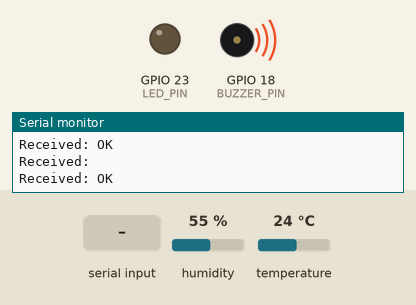
Recording of a sketch running on a simulated ESP32. Parts: output pins drawn as LEDs (lit = HIGH), buzzer (waves = sounding, pin HIGH), the last lines printed to the serial monitor. The inputs (shaded band) are chosen by the test bench; at power-on: humidity 55 %, temperature 24 °C. The modem accepts every AT command (registered, SIM ready, sends succeed) and sends nothing else; pins used as bus, display or sensor lines are not drawn.

Above: at 10.2 s.
10.3 s: "OK+RECV\n" received over the second serial link
At 11.4 s:
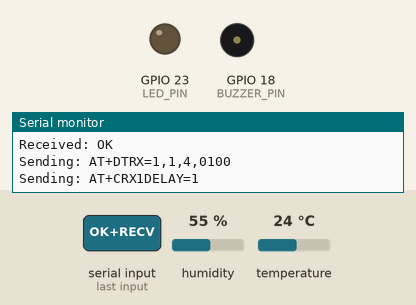
12.2 s: "OK+RECV:02,00,00\n" received over the second serial link
14.3 s: "90,45\n" received over the second serial link
Timing chart, 0 to 17.3 s (numbered marks = the images above; inputs shaded):
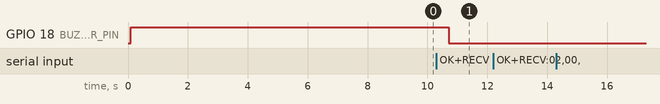

The sketch:

ESP32_RA08H.ino
```cpp
#include <Arduino.h>
#include <HardwareSerial.h>
#include <DHT.h>

// Function prototypes
void sendATCommand(const char* command);
void resetRa08H();
void receiveCommand(float temperature);
void sendTemperatureHumidityData(float temperature, float humidity);
void sendOtherData(int LED);
void processReceivedData(String data, float temperature);

// Define constants
#define RXD2 16
#define TXD2 17
#define RST_PIN 5   // GPIO pin connected to RST pin of Ra-08H
#define LED_PIN 23  // GPIO pin connected to the LED
#define BUZZER_PIN 18 // GPIO pin connected to the Buzzer

// Global variables
HardwareSerial mySerial(2);  // Use UART2
bool newDataAvailable = false; // Flag to indicate new data received
int counter = 0;               // Counter to track intervals
DHT dht;

void setup() {
  pinMode(RST_PIN, OUTPUT);
  dht.setup(4); // data pin 4
  digitalWrite(RST_PIN, HIGH);  // Ensure RST pin starts in HIGH state
  delay(100);  // Optional delay for stabilization

  // Initialize the built-in serial port for debugging
  Serial.begin(9600);
  while (!Serial) {
    ; // Wait for Serial to initialize
  }
  Serial.println("ESP32 started");

  // Initialize the LED pin as an output
  pinMode(LED_PIN, OUTPUT);
  digitalWrite(LED_PIN, LOW);  // Ensure LED starts in the OFF state

  // Initialize the Buzzer pin as an output
  pinMode(BUZZER_PIN, OUTPUT);
  digitalWrite(BUZZER_PIN, HIGH);  // Ensure Buzzer starts in the OFF state

  // Initialize UART2 for communication with the Ra-08H module
  mySerial.begin(9600, SERIAL_8N1, RXD2, TXD2);
  Serial.println("HardwareSerial started on UART2 at 9600 baud rate");

  // Send initial AT commands to configure the Ra-08H module
  sendATCommand("AT+CJOINMODE=1\r\n");
  delay(500);
  sendATCommand("AT+CDEVADDR=260B113D\r\n");
  delay(500);
  sendATCommand("AT+CAPPSKEY=81AC8EC2855479A5C7AD487A3458BF7A\r\n");
  delay(500);
  sendATCommand("AT+CNWKSKEY=9B6F9061A32A336442733D6DF9E6ED04\r\n");
  delay(500);
  sendATCommand("AT+CFREQBANDMASK=0003\r\n");
  delay(500);
  sendATCommand("AT+CULDLMODE?\r\n");
  delay(500);
  sendATCommand("AT+CULDLMODE=2\r\n");
  delay(500);
  sendATCommand("AT+CWORKMODE=2\r\n");
  delay(500);
  sendATCommand("AT+CCLASS=0\r\n");
  delay(500);
  sendATCommand("AT+CBL=?\r\n");
  delay(500);
  sendATCommand("AT+CBL?\r\n");
  delay(500);
  sendATCommand("AT+CSTATUS=?\r\n");
  delay(500);
  sendATCommand("AT+CSTATUS?\r\n");
  delay(500);
  sendATCommand("AT+CJOIN=1,1,8,8\r\n");
  delay(500);
  resetRa08H();
}

void loop() {
  sendATCommand("AT+CRX1DELAY=1\r\n");
  float humidity = dht.getHumidity();
  float temperature = dht.getTemperature();

  // Check for incoming data from the Ra-08H (UART2)
  receiveCommand(temperature);

  // Increment counter every second
  delay(500);
  counter++;
  // Send data every 10 seconds
  if (counter >= 20) {
    delay(dht.getMinimumSamplingPeriod());
    Serial.print(dht.getStatusString());
    Serial.print("\t");
    Serial.print(humidity, 1);
    Serial.print("\t\t");
    Serial.print(temperature, 1);
    Serial.print("\t\t");
    Serial.println(dht.toFahrenheit(temperature), 1);
    sendTemperatureHumidityData(temperature, humidity);
    // Reset counter
    counter = 0;
  }
  // Print LED status
  if (digitalRead(LED_PIN) == HIGH) {
    sendOtherData(1);
  } else {
    sendOtherData(0);
  }
}

void sendTemperatureHumidityData(float temperature, float humidity) {
  // Convert to integers
  float temp_int = temperature * 100;
  float hum_int = humidity * 100;

  // Build the payload with identifier 0
  char payload[19];
  sprintf(payload, "00%04X%04X", (unsigned int)temp_int, (unsigned int)hum_int); // Convert to hex string

  // Send the payload using AT+DTRX command
  char command[50];
  sprintf(command, "AT+DTRX=0,2,%d,%s\r\n", 9, payload); // Payload length is 9 bytes

  sendATCommand(command);
}

void sendOtherData(int LED) {
  // Example other data
  const char* other_data = ""; // Example data

  // Build the payload with identifier 1
  char payload[5];
  sprintf(payload, "01%02X", LED); // Convert to hex string

  // Send the payload using AT+DTRX command
  char command[50];
  sprintf(command, "AT+DTRX=1,1,%d,%s\r\n", 4, payload); // Payload length is 1 byte

  sendATCommand(command);
}

void resetRa08H() {
  digitalWrite(RST_PIN, LOW);  // Set RST pin LOW to reset Ra-08H
  delay(500);  // Hold LOW for a short period (adjust as needed)
  digitalWrite(RST_PIN, HIGH);   // Set RST pin HIGH to release reset
}

void sendATCommand(const char* command) {
  Serial.print("Sending: ");
  Serial.println(command);
  mySerial.print(command);
  delay(100); // Wait for the command to be sent
}

void receiveCommand(float temperature) {
  // Check for incoming data from UART2 (Ra-08H)
  while (mySerial.available()) {
    String response = mySerial.readStringUntil('\n'); // Read until newline character
    Serial.print("Received: ");
    Serial.println(response);
    processReceivedData(response, temperature); // Process the received data
  }
}

void processReceivedData(String data, float temperature) {
  // Remove any whitespace from the received data
  data.trim();

  // Check if the received data ends with "0B05"
  if (data.endsWith("0B05")) {
    // Toggle the LED state
    digitalWrite(LED_PIN, !digitalRead(LED_PIN));
  } else if (data.equals("OK+RECV:02,00,00")) {
    // Do nothing if the data is "OK+RECV:02,00,00"
    return;
  } else {
    // Process other received data if needed
    if (data.startsWith("OK+RECV")) {
      // Extract the last 4 characters from the string
      String hexValue = data.substring(data.length() - 2);

      // Convert the hex value to a decimal integer
      long receivedThreshold = strtol(hexValue.c_str(), NULL, 16);

      // Print the received value
      Serial.print("Received value: ");
      Serial.println(receivedThreshold);

      // Check if the received threshold is less than the current temperature
      if (temperature > receivedThreshold) {
        // Activate the buzzer if the temperature exceeds the received threshold
        digitalWrite(BUZZER_PIN, LOW);
      } else {
        // Deactivate the buzzer otherwise
        digitalWrite(BUZZER_PIN, HIGH);
      }
    }
  }
}
```

Measured:
- after the input at 10.3 s, GPIO 18 (BUZZER_PIN): HIGH → LOW after 0.41 s
